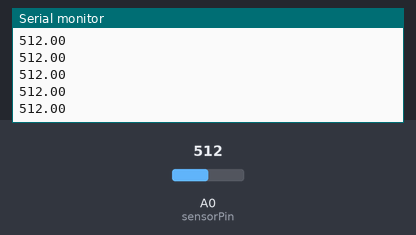
Recording of a sketch running on a simulated Arduino Uno, built with avr-gcc and run on an emulated ATmega328P. On the bench: the last lines printed to the serial monitor. The test bench sets the inputs (shaded band); at power-on: A0 (sensorPin) = 512.

Above: at 1.2 s.
1.3 s: A0 (sensorPin) set to 716
At 2.0 s:
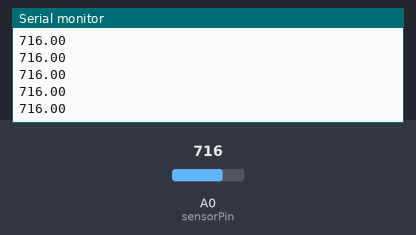
2.8 s: A0 (sensorPin) set to 900
At 3.4 s:
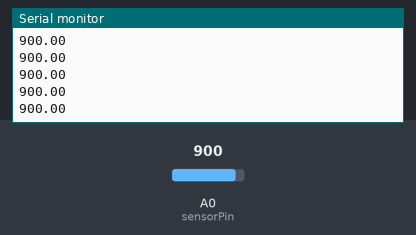
Timing chart, 0 to 5.8 s (numbered marks = the images above; inputs shaded):
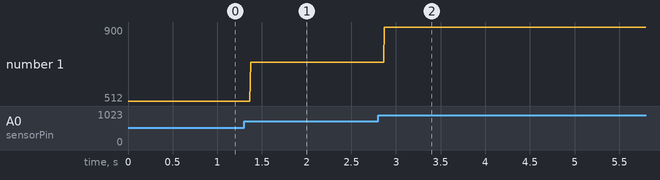

Measured:
- after the input at 1.3 s, the serial monitor: prints a new line after 0.07 s (image 1)
- after the input at 2.8 s, the serial monitor: prints a new line after 0.07 s (image 2)
- plotted number 1: 512 → 716 after the input at 1.3 s, 716 → 900 after the input at 2.8 s

The sketch:

read_the_sensor.ino
```cpp
int sensorPin = A0;    // select the input pin for the potentiometer
double sensorValue = 0;  // variable to store the value coming from the sensor

void setup() {
Serial.begin(9600);}

void loop() {
  // put your main code here, to run repeatedly:
sensorValue = analogRead(sensorPin);
Serial.println(sensorValue);

}
```
